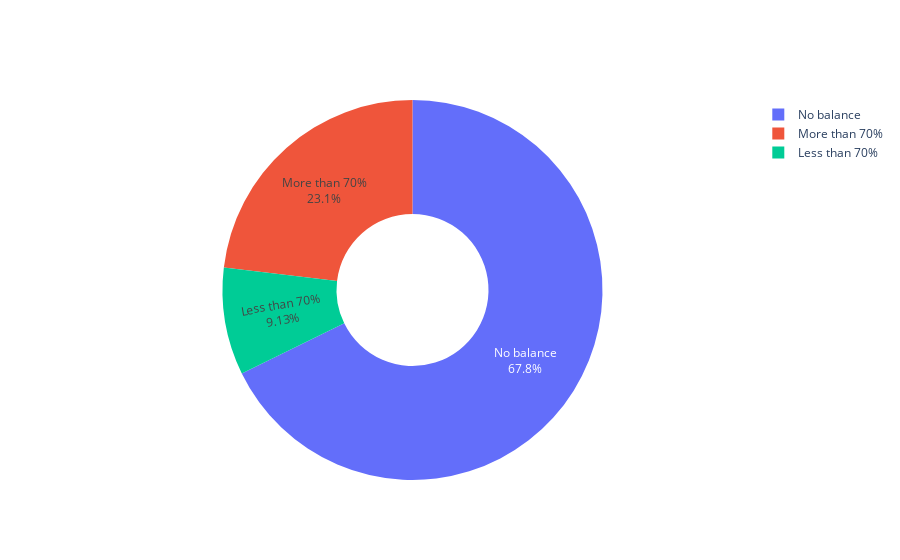

The code cell stored with this chart in its notebook:
### Code cell
import plotly.graph_objects as go
labels = list(fee.keys())
values = list(fee.values())

# Use `hole` to create a donut-like pie chart
fig = go.Figure(data=[go.Pie(labels=labels, values=values, hole=.4,text=list(fee.keys()))])
fig.show()

### Figure 1 — Plotly figure (JSON) as saved in the notebook; plotly's stock layout.template omitted (floating-point values rounded to 4 significant figures)
{"data": [{"hole": 0.4, "labels": ["No balance", "More than 70%", "Less than 70%"], "text": ["No balance", "More than 70%", "Less than 70%"], "type": "pie", "values": [2710, 924, 365]}], "layout": {}}
